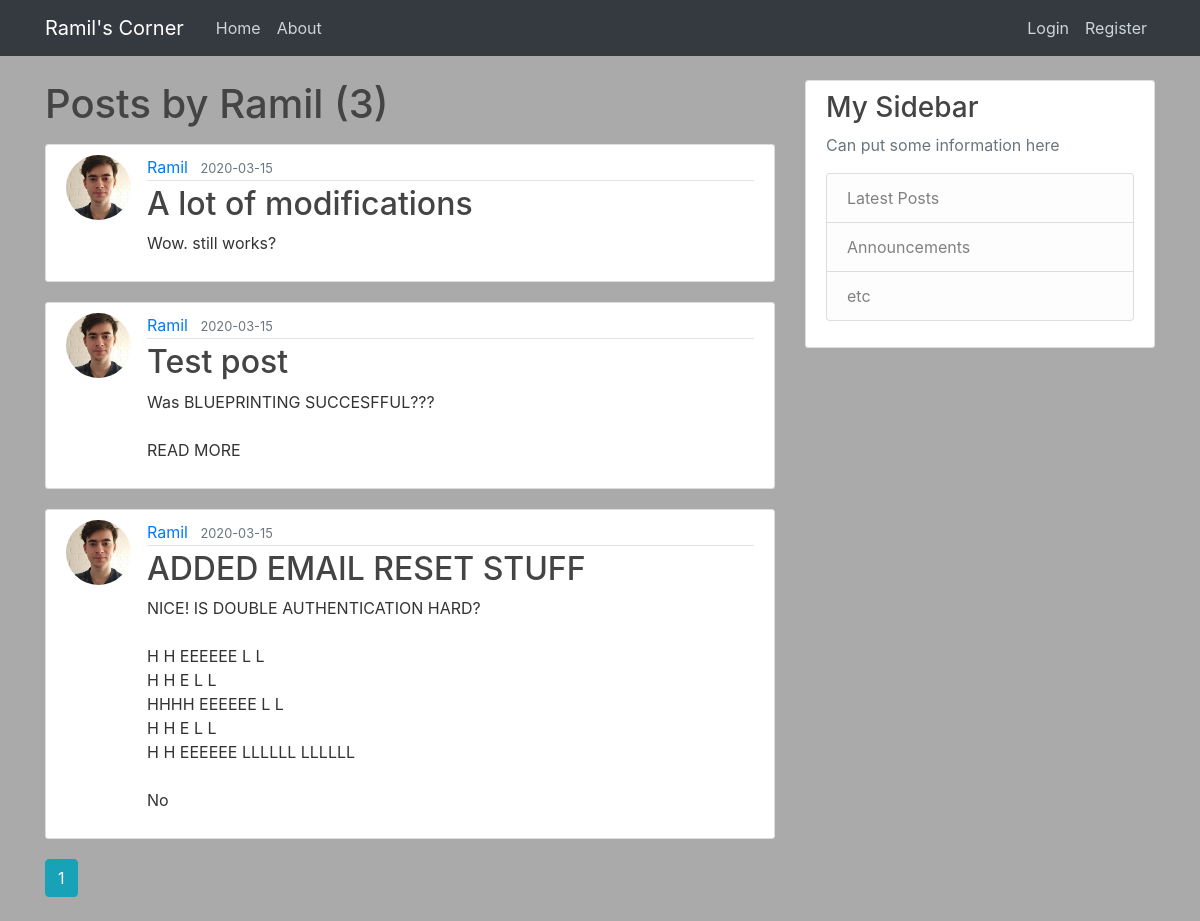
The app's page /user/Ramil, older data.
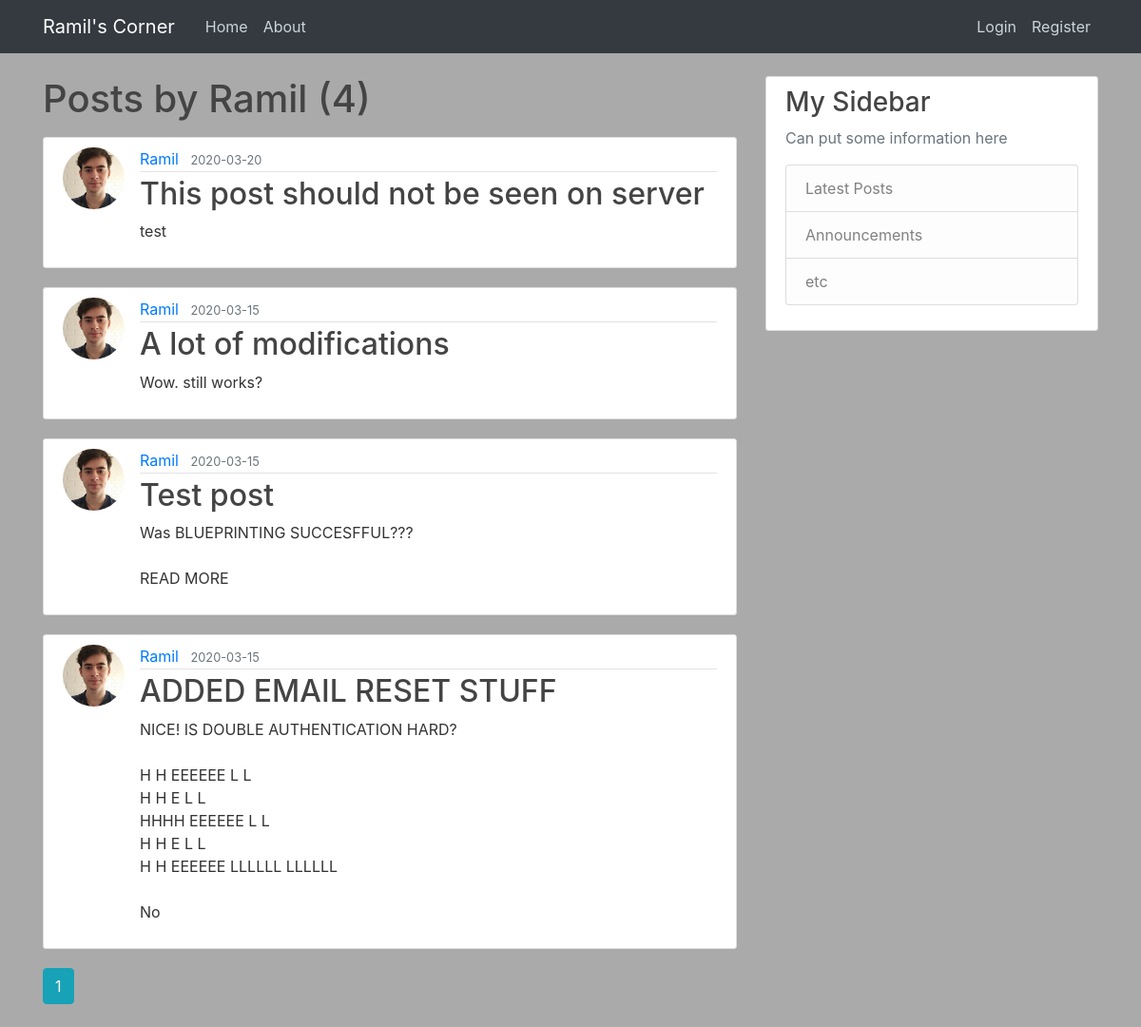
The same page, newer data.
### flaskblog/models.py (models this page shows, shortened)
class Post(db.Model):
    id = db.Column(db.Integer, primary_key=True)
    title = db.Column(db.String(100), nullable=False)
    date_posted = db.Column(db.DateTime, nullable=False, default=datetime.utcnow)
    content = db.Column(db.Text, nullable=False)
    user_id = db.Column(db.Integer, db.ForeignKey('user.id'), nullable=False)

class User(db.Model, UserMixin):
    id = db.Column(db.Integer, primary_key=True)
    username = db.Column(db.String(20), unique=True, nullable=False)
    email = db.Column(db.String(120), unique=True, nullable=False)
    image_file = db.Column(db.String(20), nullable=False, default='default.jpg')
    password = db.Column(db.String(60), nullable=False)
    posts = db.relationship('Post', backref='author', lazy=True)

### flaskblog/users/routes.py (the view)
@users.route("/user/<string:username>")
def user_posts(username):
    page = request.args.get('page', 1, type=int)
    user = User.query.filter_by(username=username).first_or_404()
    posts = Post.query.filter_by(author=user)\
        .order_by(Post.date_posted.desc())\
        .paginate(page=page, per_page=5)
    return render_template('user_posts.html', posts=posts, user=user)

### flaskblog/templates/user_posts.html
{% extends "layout.html" %}
{% block content %}
    <h1 class="mb-3"> Posts by {{ user.username }} ({{ posts.total }})</h1>
    {% for post in posts.items %}
        <article class="media content-section">
          <img class="rounded-circle article-img" src="{{ url_for('static', filename='profile_pics/' + post.author.image_file) }}">
          <div class="media-body">
            <div class="article-metadata">
              <a class="mr-2" href="{{ url_for('users.user_posts', username=post.author.username) }}">{{ post.author.username }}</a>
              <small class="text-muted">{{ post.date_posted.strftime('%Y-%m-%d') }}</small>
            </div>
            <h2><a class="article-title" href="{{ url_for('posts.post', post_id=post.id) }}">{{ post.title }}</a></h2>
            <p class="article-content">{{ post.content }}</p>
          </div>
        </article>
    {% endfor %}
    {% for page_num in posts.iter_pages(left_edge=1, right_edge=1, left_current=1, right_current=2) %}
      {% if page_num %}
        {% if posts.page == page_num %}
          <a class="btn btn-info mb-4" href="{{ url_for('users.user_posts', username=user.username, page=page_num) }}"> {{ page_num }} </a>
        {% else %}
          <a class="btn btn-outline-info mb-4" href="{{ url_for('users.user_posts', username=user.username, page=page_num) }}"> {{ page_num }} </a>
        {% endif %}
      {% else %}
        ...
      {% endif %}
    {% endfor %}
{% endblock content %}

Row changes from the older to the newer data that the page shows:
added Post: image_file (picture), author.username "Ramil", date_posted "2020-03-20", title "This post should not be seen on server", content "test"
Text that changed along with them:
{{ posts.total }}: "3" → "4"
